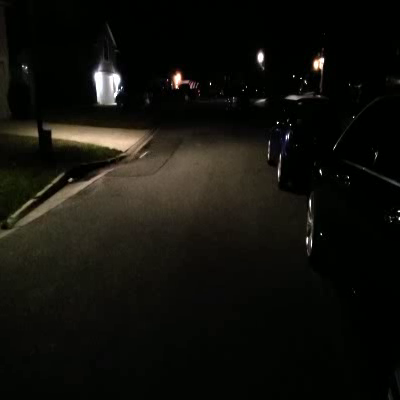
#> input picture frame 2 of output_video_existing.avi, 400 x 400 px, given in place of Amazing night vision - ColorVu Camera Demo.mp4, which was not available
$ jupyter execute --allow-errors Main_video.ipynb
#> lines starting #> are read from the running program, lines starting #| are printed output that depends on the picture
#> further down, frame is the input picture: shape (400, 400, 3); mean B, G, R 12.3, 17.4, 18
[cell 1]
import argparse
from argparse import RawTextHelpFormatter
import glob
from os import makedirs
from os.path import join, exists, basename, splitext
# 3p
import cv2
from tqdm import tqdm
# project
from exposure_enhancement import enhance_image_exposure
import numpy as np
from scipy import fft
from skimage import io, exposure, img_as_ubyte, img_as_float
from tqdm import trange
import matplotlib.pyplot as plt
import argparse
import os
from PIL import Image
import shutil

[cell 2]
input_video_path = 'Input Videos/Amazing night vision - ColorVu Camera Demo.mp4'
input_frames_folder =  'input_frames/'
output_fps = 5  # frames per second
duration = 5 # seconds
output_frames_folder1 = 'output_frames_existing/'
output_video_path_existing = 'output_video_existing.avi'
output_frames_folder = 'output_frames/'
output_video_path_proposed = 'output_video_proposed.avi'

[cell 3]
from IPython.display import HTML

# Replace 'your_video.mp4' with the actual path or URL of your .mp4 video file
video_path = input_video_path

# Create HTML code to embed the video
video_html = """
<video width="640" height="480" controls>
  <source src="{}" type="video/mp4">
  Your browser does not support the video tag.
</video>
""".format(video_path)

# Display the HTML code in the Jupyter Notebook
HTML(video_html)

[cell 4]
def enhance_image_existing(input_path, output_path):
    # Load the image
#> called with input_path = 'input_frames/input_frame_1.png'
    brightness_alpha=1.2
    contrast_beta=10
    gamma=1.5
    img = cv2.imread(input_path)

    # Apply brightness adjustment
    enhanced_brightness = cv2.convertScaleAbs(img, alpha=brightness_alpha, beta=0)
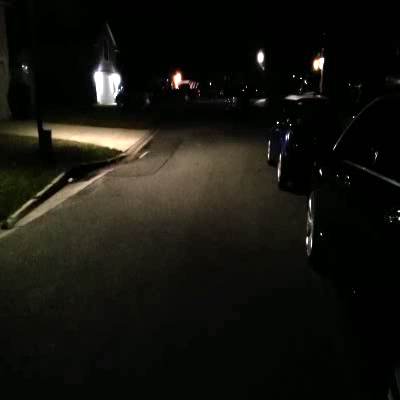
#> enhanced_brightness: shape (400, 400, 3); mean B, G, R 14.6, 20.7, 21.4

    # Apply contrast adjustment
    enhanced_contrast = cv2.addWeighted(enhanced_brightness, 1, img, 0, contrast_beta)

    # Apply gamma correction for overall enhancement
    enhanced_img = np.power(enhanced_contrast / 255.0, gamma)
    enhanced_img = np.uint8(enhanced_img * 255)

    # Save the enhanced image
    cv2.imwrite(output_path, enhanced_img)
    return enhanced_img

[cell 5]
# Open the video file
cap = cv2.VideoCapture(input_video_path)
# Get video properties
#fps = int(cap.get(cv2.CAP_PROP_FPS))
frame_width = int(cap.get(cv2.CAP_PROP_FRAME_WIDTH))
frame_height = int(cap.get(cv2.CAP_PROP_FRAME_HEIGHT))
num_frames = output_fps * duration
# Create a video writer object
fourcc = cv2.VideoWriter_fourcc(*'XVID')  # You can change the codec as needed
out = cv2.VideoWriter(output_video_path_existing, fourcc, 25.0, (frame_width, frame_height))

# Read frames from the video
frame_count = 0
while True:
    ret, frame = cap.read()
    print(f"frame count is {frame_count}")
    # Break the loop if the video is over or the desired number of frames is reached
    if not ret or frame_count >= num_frames:
        break
    # Save the input frame
    input_frame_path = os.path.join(input_frames_folder, f"input_frame_{frame_count + 1}.png")
    frame = cv2.resize(frame, (400, 400))
    cv2.imwrite(input_frame_path, frame)

    # Apply LIME to the input frame and save the output frame
    output_frame_path = os.path.join(output_frames_folder1, f"output_frame_{frame_count + 1}.png")
    enhance_image_existing(input_frame_path, output_frame_path)
    for _ in range(3):
        # Write the output frame to the slow-motion output video
        out.write(cv2.imread(output_frame_path))


    # Write the output frame to the output video
    out.write(cv2.imread(output_frame_path))

    frame_count += 1
    print(f"Output Frames Completed for Existing Method: {frame_count}")

# Release video capture and writer objects
cap.release()


# Release the video writer
out.release()
print(f"Processing completed. Existing Output video created and stored at", output_video_path_existing)

[cell 6]
# Output video file
output_video_file = output_video_path_existing

# Get the list of image files in the folder
#> (the rest of this cell did not finish here and is left out)

[cell 7]
def enhance_image_with_lime(input_path,output_path):

    image=cv2.imread(input_path)
    enhanced_image = enhance_image_exposure(image, 0.6, 0.15,"lime")
    # Save the enhanced image
    cv2.imwrite(output_path, enhanced_image)

[cell 8]
# Open the video file
cap = cv2.VideoCapture(input_video_path)
# Get video properties
#fps = int(cap.get(cv2.CAP_PROP_FPS))
frame_width = int(cap.get(cv2.CAP_PROP_FRAME_WIDTH))
frame_height = int(cap.get(cv2.CAP_PROP_FRAME_HEIGHT))
num_frames = output_fps * duration
# Create a video writer object
fourcc = cv2.VideoWriter_fourcc(*'XVID')  # You can change the codec as needed
out = cv2.VideoWriter(output_video_path_proposed, fourcc, 25.0, (frame_width, frame_height))

# Read frames from the video
frame_count = 0
while True:
    ret, frame = cap.read()
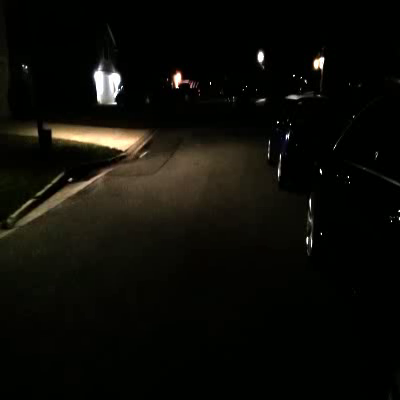
#> input picture frame 4 of output_video_existing.avi, 400 x 400 px, given in place of Amazing night vision - ColorVu Camera Demo.mp4, which was not available
#> frame is the input picture: shape (400, 400, 3); mean B, G, R 8, 12.8, 13.3
    print(f"frame count is {frame_count}")
    # Break the loop if the video is over or the desired number of frames is reached
    if not ret or frame_count >= num_frames:
        break
    # Save the input frame
    input_frame_path = os.path.join(input_frames_folder, f"input_frame_{frame_count + 1}.png")
    frame = cv2.resize(frame, (400, 400))
    cv2.imwrite(input_frame_path, frame)

    # Apply LIME to the input frame and save the output frame
    output_frame_path = os.path.join(output_frames_folder, f"output_frame_{frame_count + 1}.png")
    enhance_image_with_lime(input_frame_path, output_frame_path)
#> (the call stopped at in enhance_image_with_lime, `enhanced_image = enhance_image_exposure(image, 0.6, 0.15,"lime")`: exposure_enhancement is not available in this run)
    for _ in range(3):
        # Write the output frame to the slow-motion output video
        out.write(cv2.imread(output_frame_path))


    # Write the output frame to the output video
    out.write(cv2.imread(output_frame_path))

    frame_count += 1
    print(f"Output Frames Completed for Proposed Method: {frame_count}")

# Release video capture and writer objects
cap.release()
# Release the video writer
out.release()
print(f"Processing completed. Proposed Output video created and stored at", output_video_path_proposed)

$ run again, starting later in the video
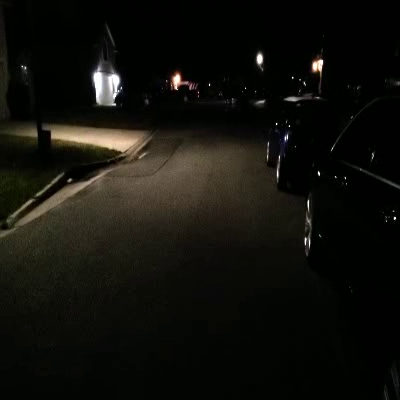
#> input picture frame 11 of output_video_existing.avi, 400 x 400 px, given in place of Amazing night vision - ColorVu Camera Demo.mp4, which was not available
#> frame is the input picture: shape (400, 400, 3); mean B, G, R 11.9, 17, 17.5
#> in enhance_image_existing, `enhanced_brightness = cv2.convertScaleAbs(img, alpha=brightness_alpha,..`:
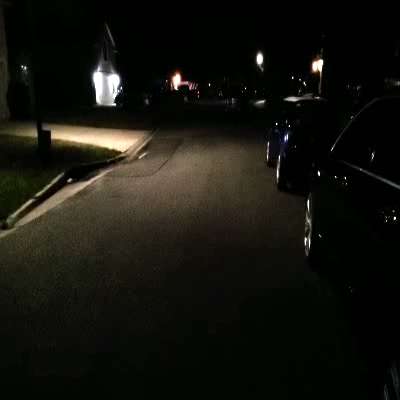
#> enhanced_brightness: shape (400, 400, 3); mean B, G, R 14.2, 20.2, 20.9
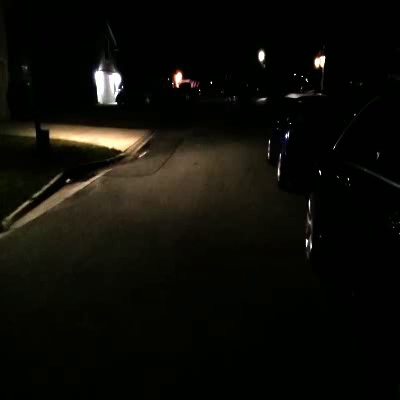
#> input picture frame 19 of output_video_existing.avi, 400 x 400 px, given in place of Amazing night vision - ColorVu Camera Demo.mp4, which was not available
#> frame is the input picture: shape (400, 400, 3); mean B, G, R 8.1, 13.1, 13.7

$ run again, starting later in the video
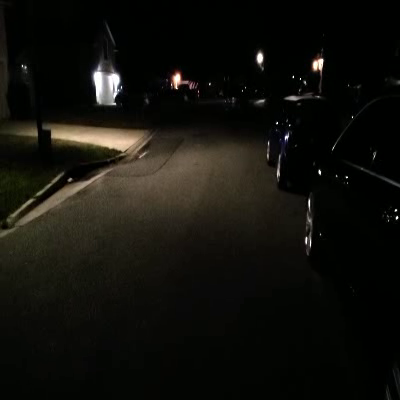
#> input picture frame 20 of output_video_existing.avi, 400 x 400 px, given in place of Amazing night vision - ColorVu Camera Demo.mp4, which was not available
#> frame is the input picture: shape (400, 400, 3); mean B, G, R 12.2, 17.2, 17.9
#> in enhance_image_existing, `enhanced_brightness = cv2.convertScaleAbs(img, alpha=brightness_alpha,..`:
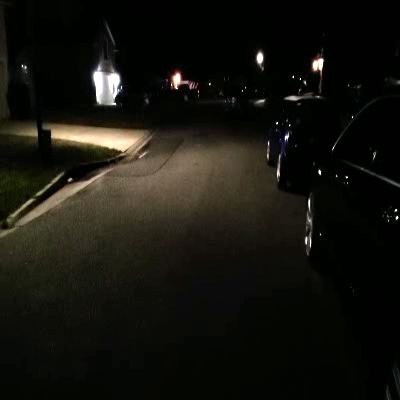
#> enhanced_brightness: shape (400, 400, 3); mean B, G, R 14.5, 20.5, 21.3
